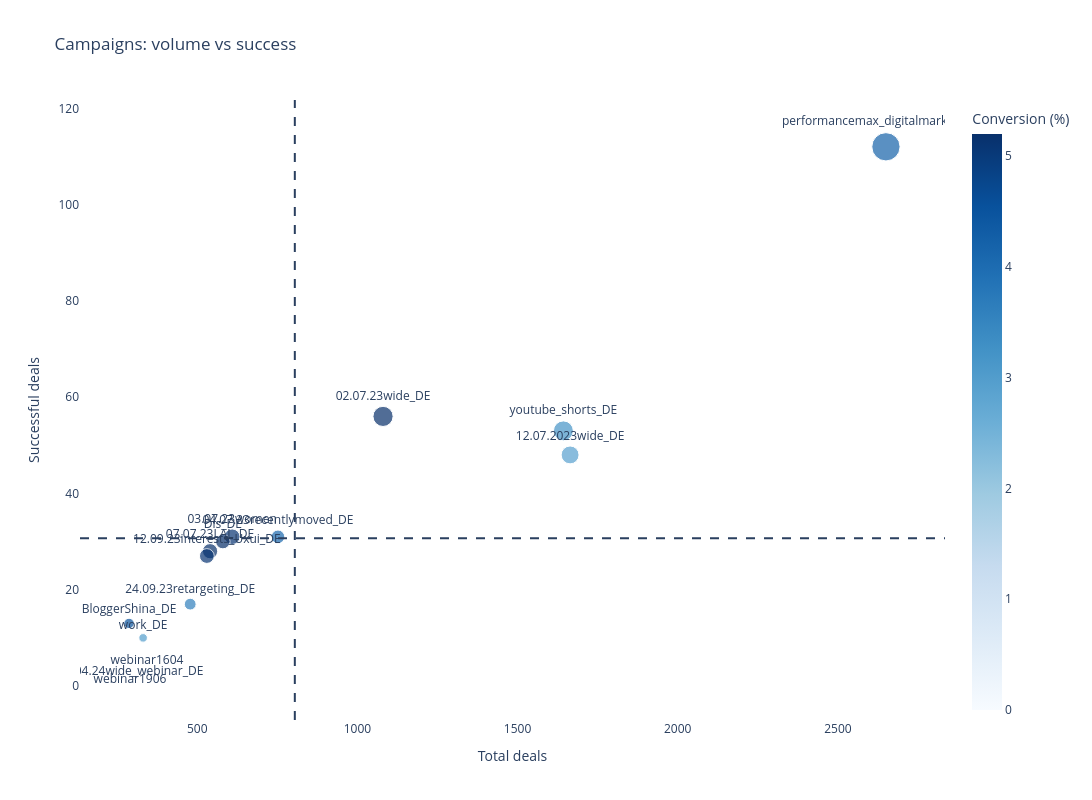

The cell this chart's notebook holds for it:
### Code cell
fig = px.scatter(campaigns, x='deals_total', y='deals_success', 
                 size='total_sales', text='deal_campaign', 
                 color='conversion',
                 title='Campaigns: volume vs success',
                 labels={'deals_total': 'Total deals', 
                        'deals_success': 'Successful deals',
                        'total_sales': 'Revenue',
                        'conversion': 'Conversion (%)',
                        'color': ' '},
                 color_continuous_scale='Blues')

fig.update_layout(width=1200, height=800, plot_bgcolor='white')
fig.update_traces(textposition='top center')

fig.add_vline(x=campaigns['deals_total'].mean(), line_dash="dash")
fig.add_hline(y=campaigns['deals_success'].mean(), line_dash="dash")

fig.show()

### Figure 1 — Plotly figure (JSON) as saved in the notebook; plotly's stock layout.template omitted (floating-point values rounded to 4 significant figures)
{"data": [{"hovertemplate": "Total deals=%{x}<br>Successful deals=%{y}<br>Revenue=%{marker.size}<br>deal_campaign=%{text}<br>Conversion (%)=%{marker.color}<extra></extra>", "legendgroup": "", "marker": {"color": [4.2, 2.9, 3.2, 5.2, 4.1, 5.1, 5.2, 5.2, 5.1, 3.6, 0.9, 3.0, 0.3, 0.0, 4.5], "coloraxis": "coloraxis", "size": [839400, 336400, 415500, 426400, 190100, 255900, 221500, 243000, 229000, 145900, 26000, 77000, 11000, 0, 112000], "sizemode": "area", "sizeref": 2098.0, "symbol": "circle"}, "mode": "markers+text", "name": "", "orientation": "v", "showlegend": false, "text": ["performancemax_digitalmarkt_ru_DE", "12.07.2023wide_DE", "youtube_shorts_DE", "02.07.23wide_DE", "04.07.23recentlymoved_DE", "03.07.23women", "Dis_DE", "07.07.23LAL_DE", "12.09.23interests_Uxui_DE", "24.09.23retargeting_DE", "webinar1604", "work_DE", "08.04.24wide_webinar_DE", "webinar1906", "BloggerShina_DE"], "textposition": "top center", "type": "scatter", "x": [2650, 1664, 1643, 1080, 752, 609, 580, 540, 530, 478, 343, 331, 292, 290, 287], "xaxis": "x", "y": [112.0, 48.0, 53.0, 56.0, 31.0, 31.0, 30.0, 28.0, 27.0, 17.0, 3.0, 10.0, 1.0, 0.0, 13.0], "yaxis": "y"}], "layout": {"coloraxis": {"colorbar": {"title": {"text": "Conversion (%)"}}, "colorscale": [[0, "rgb(247,251,255)"], [0.125, "rgb(222,235,247)"], [0.25, "rgb(198,219,239)"], [0.375, "rgb(158,202,225)"], [0.5, "rgb(107,174,214)"], [0.625, "rgb(66,146,198)"], [0.75, "rgb(33,113,181)"], [0.875, "rgb(8,81,156)"], [1, "rgb(8,48,107)"]]}, "height": 800, "legend": {"itemsizing": "constant", "tracegroupgap": 0}, "plot_bgcolor": "white", "shapes": [{"line": {"dash": "dash"}, "type": "line", "x0": 804.6, "x1": 804.6, "xref": "x", "y0": 0, "y1": 1, "yref": "y domain"}, {"line": {"dash": "dash"}, "type": "line", "x0": 0, "x1": 1, "xref": "x domain", "y0": 30.67, "y1": 30.67, "yref": "y"}], "title": {"text": "Campaigns: volume vs success"}, "width": 1200, "xaxis": {"anchor": "y", "domain": [0, 1], "title": {"text": "Total deals"}}, "yaxis": {"anchor": "x", "domain": [0, 1], "title": {"text": "Successful deals"}}}}
